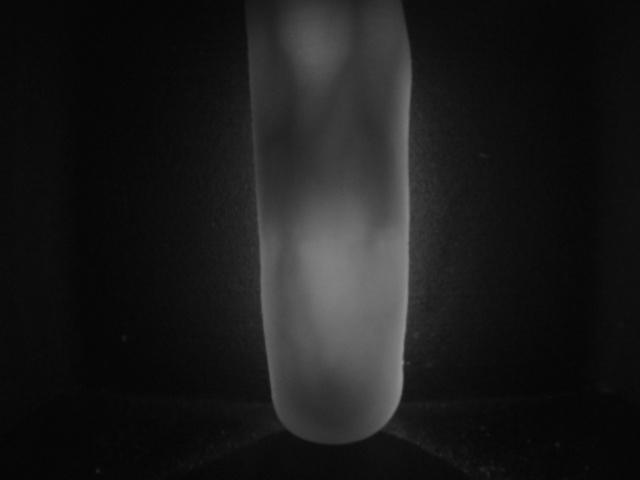
%> input picture experiments/simple_detection_experiment/p11.jpg, 640 x 480 px
$ octave test.m   (GNU Octave 9; MATLAB toolbox functions it lacks are replaced by stand-ins)
%> lines starting %> are read from the running program, lines starting %| are printed output that depends on the picture; in (x1, y1, x2, y2) boxes, pixels count from 0 and x2, y2 are one past the last pixel; in counts of white or black regions, pixels touching at a corner belong together; the program's own positions count from 1
### experiments/simple_detection_experiment/get_vein.m
function [ image ] = get_vein( filename )
%UNTITLED3 Summary of this function goes here
%   Detailed explanation goes here

im = imread (filename);
image = adapthisteq ( im );
%image = adapthisteq ( rgb2gray ( imread ('1.jpg') ) );
%image = adapthisteq (  imread ('06.jpg') );
%image = imread ('06.jpg');

smooth_filter = fspecial ('gaussian', [13 13], 2);
image = imfilter (image, smooth_filter, 'replicate');
%im = image;
%im = medfilt2 (im, [3 3]);

mean_filter = fspecial ('average', 25); % Chose 50 as the window size

imMean = imfilter (image, mean_filter, 'replicate');

image = imMean - image;
thresh = graythresh (image) * 0.7;
image = im2bw (image, thresh);


%%
%Now we automatically crop the image to only get the vein portion
%To do this, we threshold the original image and use that as a mask
%From the image, we can see that the finger is lighter than the dark
%background
% So by thresholding this image with Otsu, we should get the just the
% finger coming out
% We then use the projection of the finger onto the horizontal axis to work
% out the bounds of the image
%
% It would have been nice to element wise multiply the two images, but this
% is not quite possible since the dark vein parts of the original image
% become black when thresholded
%%

% [10 lines of commented-out code are left out]


end

### experiments/simple_detection_experiment/cross_corr_normalised.m
function [ correlation ] = cross_corr_normalised( a, b )
%UNTITLED5 Summary of this function goes here
%   Detailed explanation goes here

    a = double( reshape (a, 1, size(a,1) * size(a, 2) ) );
    b = double( reshape (b, 1, size(b,1) * size(b, 2) ) );

    correlation = max ( xcorr (double(a), double(b) ) );
    correlation = correlation / ( norm(a) * norm(b)  );

end

### experiments/simple_detection_experiment/test.m
v11 = get_vein('p11.jpg');
%> in get_vein, im is the input picture: size 480x640 uint8; min 4, max 146, mean 26.8
%> in get_vein, `thresh = graythresh (image) * 0.7;`: thresh = 0.0302
%> in get_vein, `image = im2bw (image, thresh);`: image: size 480x640 logical; 4.8% white; 71 white regions (41 under 20 px), largest, box (x1, y1, x2, y2) and area: (269, 0, 425, 455) 5873, (244, 174, 279, 423) 2402, (274, 220, 299, 346) 1369
v12 = get_vein('p12.jpg');
%> call 2 of get_vein, with filename = 'p12.jpg'
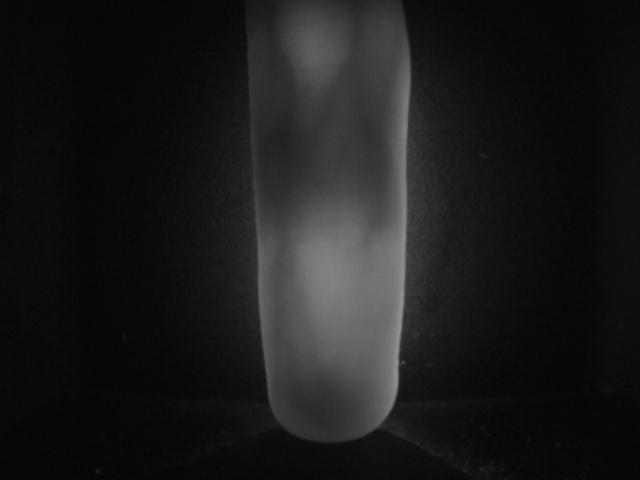
%> input picture experiments/simple_detection_experiment/p12.jpg, 640 x 480 px
%> in get_vein, im is the input picture: size 480x640 uint8; min 4, max 147, mean 26.4
%> in get_vein (call 2), `image = im2bw (image, thresh);`: image: size 480x640 logical; 4.7% white; 66 white regions (38 under 20 px), largest, box (x1, y1, x2, y2) and area: (269, 0, 424, 453) 5833, (235, 175, 273, 421) 2274, (359, 116, 389, 256) 1491
v21 = get_vein('p21.jpg');
%> call 3 of get_vein, with filename = 'p21.jpg'
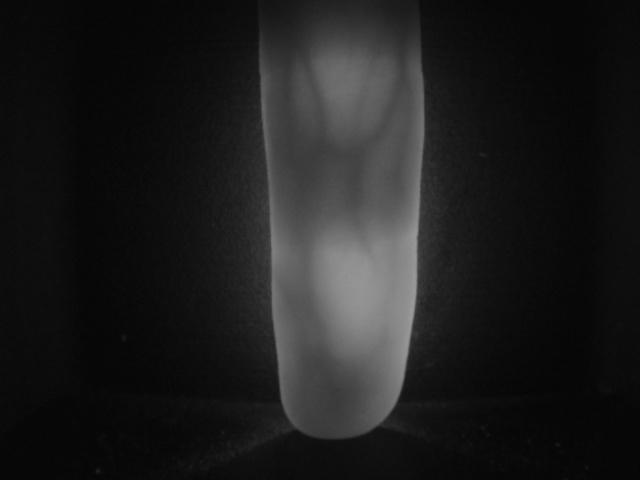
%> input picture experiments/simple_detection_experiment/p21.jpg, 640 x 480 px
%> in get_vein, im is the input picture: size 480x640 uint8; min 4, max 155, mean 29.4
%> in get_vein (call 3), `image = im2bw (image, thresh);`: image: size 480x640 logical; 5.3% white; 42 white regions (20 under 20 px), largest, box (x1, y1, x2, y2) and area: (275, 0, 437, 451) 5927, (247, 2, 288, 424) 4276, (365, 39, 412, 205) 1870
v22 = get_vein('p22.jpg');
%> call 4 of get_vein, with filename = 'p22.jpg'
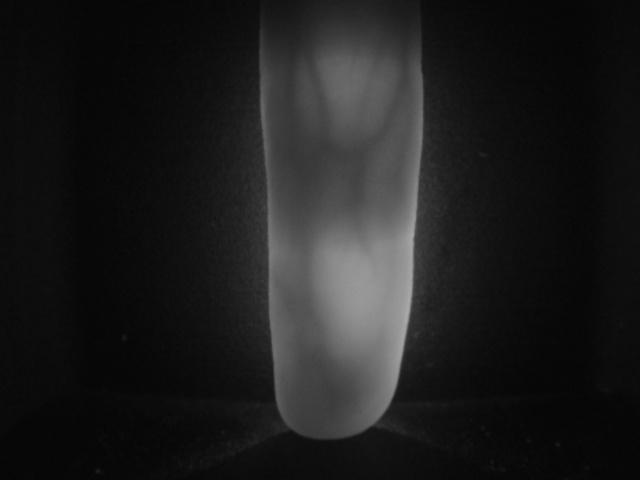
%> input picture experiments/simple_detection_experiment/p22.jpg, 640 x 480 px
%> in get_vein, im is the input picture: size 480x640 uint8; min 4, max 171, mean 29.3
%> in get_vein (call 4), `image = im2bw (image, thresh);`: image: size 480x640 logical; 4.8% white; 45 white regions (23 under 20 px), largest, box (x1, y1, x2, y2) and area: (273, 2, 437, 450) 5716, (247, 0, 282, 423) 4106, (370, 43, 411, 143) 826
v31 = get_vein('p31.jpg');
%> call 5 of get_vein, with filename = 'p31.jpg'
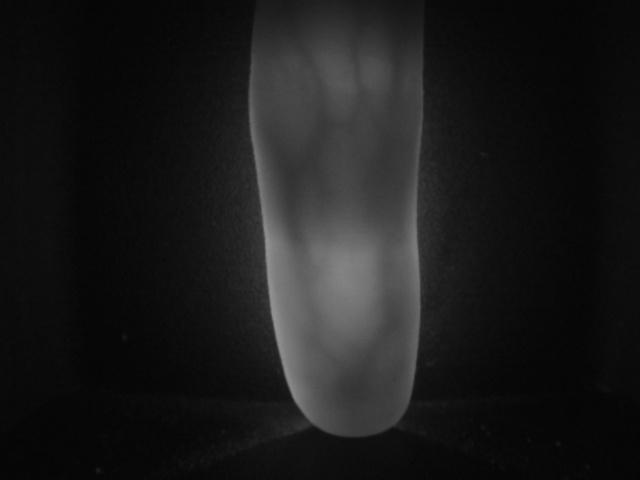
%> input picture experiments/simple_detection_experiment/p31.jpg, 640 x 480 px
%> in get_vein, im is the input picture: size 480x640 uint8; min 4, max 149, mean 26.7
%> in get_vein (call 5), `image = im2bw (image, thresh);`: image: size 480x640 logical; 5.4% white; 44 white regions (18 under 20 px), largest, box (x1, y1, x2, y2) and area: (237, 0, 306, 422) 4562, (402, 12, 436, 423) 3941, (261, 113, 321, 329) 2480
v32 = get_vein('p32.jpg');
%> call 6 of get_vein, with filename = 'p32.jpg'
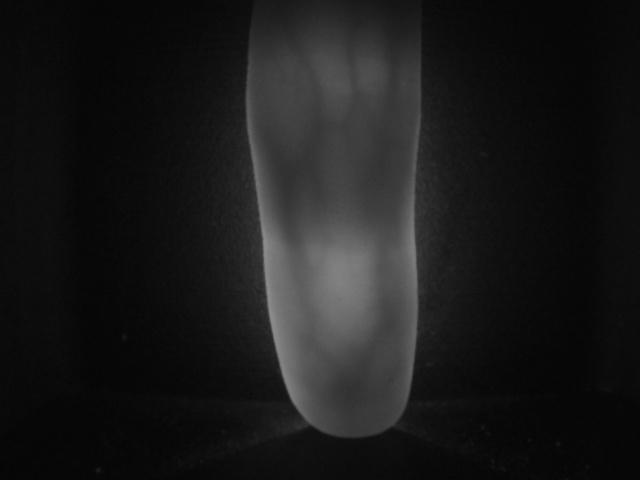
%> input picture experiments/simple_detection_experiment/p32.jpg, 640 x 480 px
%> in get_vein, im is the input picture: size 480x640 uint8; min 5, max 143, mean 26.2
%> in get_vein (call 6), `image = adapthisteq ( im );`:
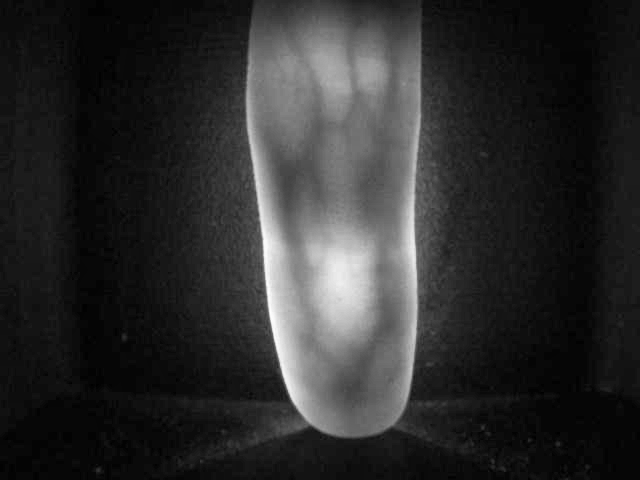
%> image: size 480x640 uint8; min 0, max 255, mean 44.7
%> in get_vein (call 6), `thresh = graythresh (image) * 0.7;`: thresh = 0.0275
%> in get_vein (call 6), `image = im2bw (image, thresh);`:
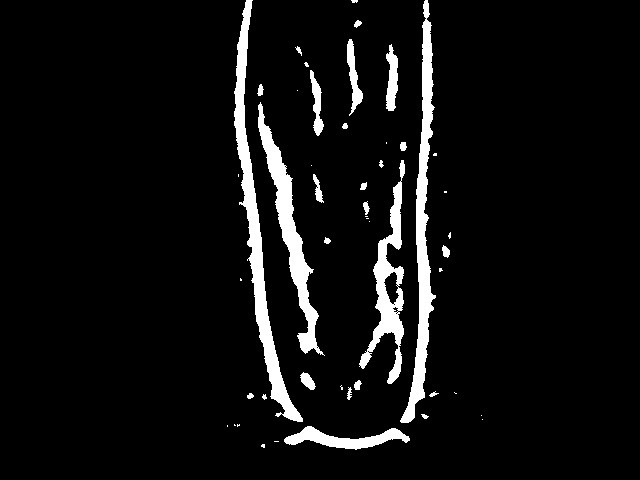
%> image: size 480x640 logical; 6.3% white; 49 white regions (24 under 20 px), largest, box (x1, y1, x2, y2) and area: (234, 0, 303, 422) 4794, (400, 0, 436, 423) 4300, (258, 102, 325, 356) 3438

chosen = v12;

cross_corr_normalised (chosen, v11)
%> in cross_corr_normalised, `correlation = max ( xcorr (double(a), double(b) ) );`: correlation = 11832
%> in cross_corr_normalised, `correlation = correlation / ( norm(a) * norm(b)  );`: correlation = 0.809
%> ans = 0.809
cross_corr_normalised (chosen, v12)
%> ans = 1
cross_corr_normalised (chosen, v21)
%> ans = 0.531
cross_corr_normalised (chosen, v22)
%> ans = 0.464
cross_corr_normalised (chosen, v31)
%> ans = 0.399
cross_corr_normalised (chosen, v32)
%> ans = 0.402
